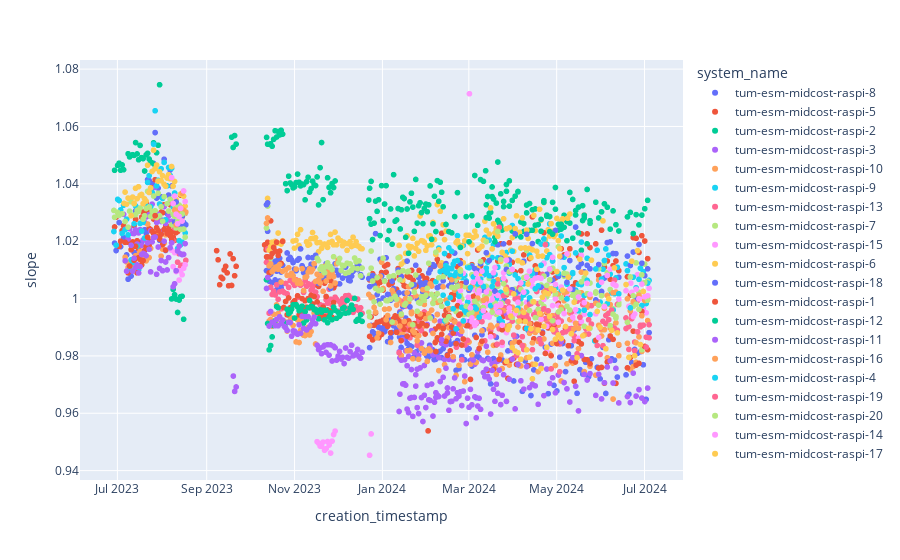
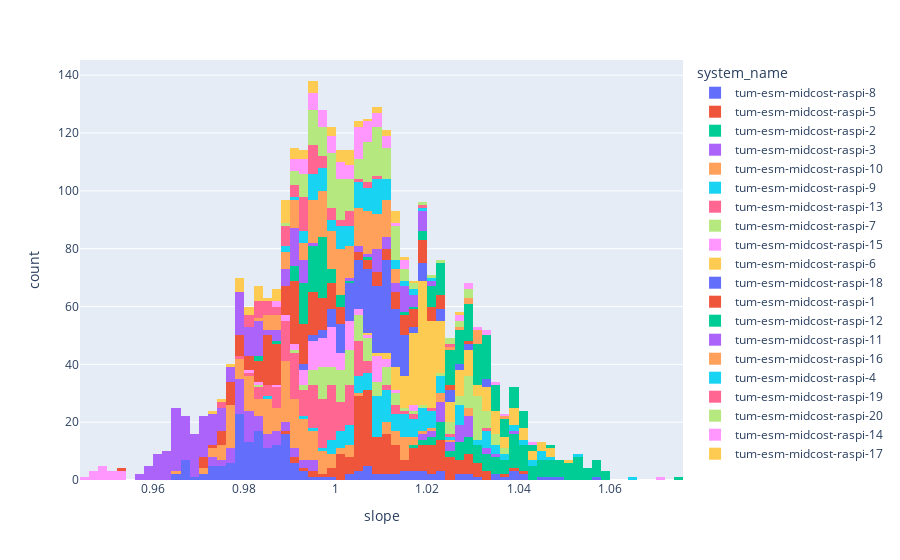
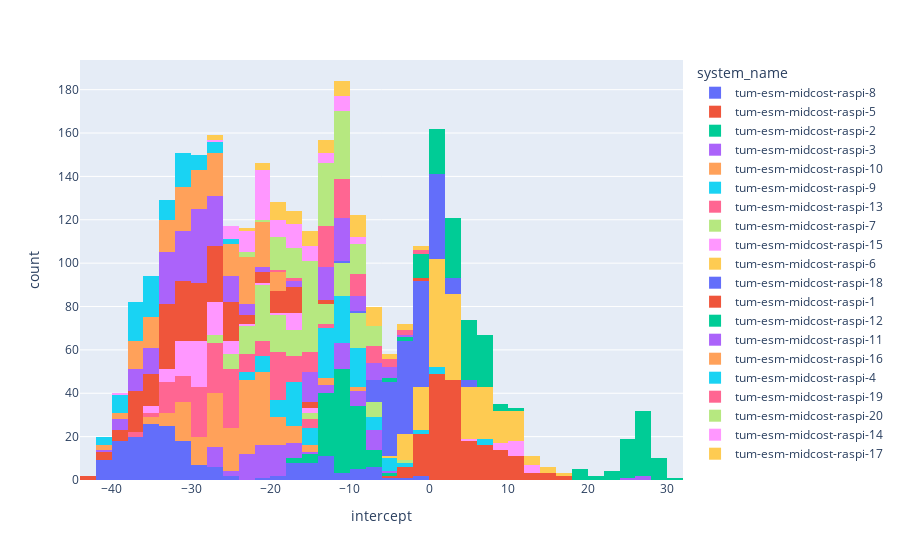

Here is the notebook cell these charts were saved with, in order:
### Code cell
fig = px.scatter(df_slope_intercept.filter((pl.col("slope") > 0.7) & (pl.col("slope") < 1.1)), x="creation_timestamp", y = "slope", color = "system_name")
fig.show()
fig = px.histogram(df_slope_intercept.filter((pl.col("slope") > 0.7) & (pl.col("slope") < 1.1)), x="slope", color = "system_name")
fig.show()
fig = px.histogram(df_slope_intercept.filter((pl.col("intercept") < 100) & (pl.col("intercept") > -100)), x="intercept", color = "system_name")
fig.show()
